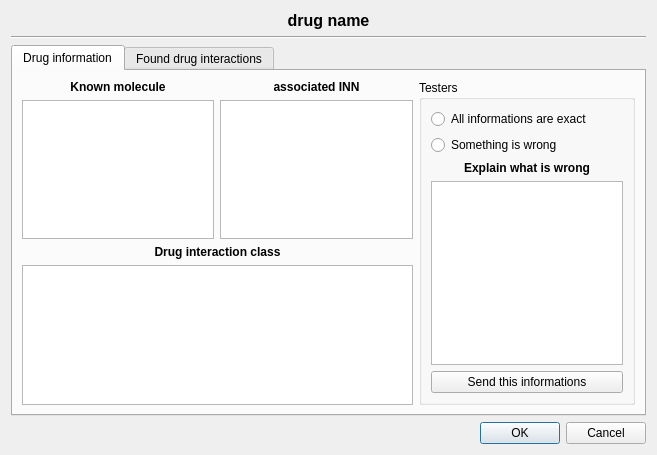
<?xml version="1.0" encoding="UTF-8"?>
<ui version="4.0">
 <class>mfDrugInfo</class>
 <widget class="QDialog" name="mfDrugInfo">
  <property name="geometry">
   <rect>
    <x>0</x>
    <y>0</y>
    <width>657</width>
    <height>455</height>
   </rect>
  </property>
  <property name="windowTitle">
   <string>Dialog</string>
  </property>
  <layout class="QGridLayout" name="gridLayout_2">
   <item row="0" column="0">
    <widget class="QLabel" name="drugName">
     <property name="sizePolicy">
      <sizepolicy hsizetype="Expanding" vsizetype="Fixed">
       <horstretch>0</horstretch>
       <verstretch>0</verstretch>
      </sizepolicy>
     </property>
     <property name="font">
      <font>
       <pointsize>12</pointsize>
       <weight>75</weight>
       <bold>true</bold>
      </font>
     </property>
     <property name="text">
      <string>drug name</string>
     </property>
     <property name="alignment">
      <set>Qt::AlignCenter</set>
     </property>
    </widget>
   </item>
   <item row="1" column="0">
    <widget class="Line" name="line">
     <property name="orientation">
      <enum>Qt::Horizontal</enum>
     </property>
    </widget>
   </item>
   <item row="4" column="0">
    <widget class="QDialogButtonBox" name="buttonBox">
     <property name="orientation">
      <enum>Qt::Horizontal</enum>
     </property>
     <property name="standardButtons">
      <set>QDialogButtonBox::Cancel|QDialogButtonBox::Ok</set>
     </property>
    </widget>
   </item>
   <item row="3" column="0">
    <widget class="QTabWidget" name="chkAllIAM">
     <property name="currentIndex">
      <number>0</number>
     </property>
     <widget class="QWidget" name="tab">
      <attribute name="title">
       <string>Drug information</string>
      </attribute>
      <layout class="QGridLayout" name="gridLayout">
       <item row="0" column="0">
        <layout class="QVBoxLayout" name="verticalLayout">
         <item>
          <widget class="QLabel" name="label_2">
           <property name="font">
            <font>
             <weight>75</weight>
             <bold>true</bold>
            </font>
           </property>
           <property name="text">
            <string>Known molecule</string>
           </property>
           <property name="alignment">
            <set>Qt::AlignCenter</set>
           </property>
          </widget>
         </item>
         <item>
          <widget class="QListWidget" name="knownMols"/>
         </item>
        </layout>
       </item>
       <item row="0" column="1">
        <layout class="QVBoxLayout" name="verticalLayout_2">
         <item>
          <widget class="QLabel" name="label_3">
           <property name="font">
            <font>
             <weight>75</weight>
             <bold>true</bold>
            </font>
           </property>
           <property name="text">
            <string>associated INN</string>
           </property>
           <property name="alignment">
            <set>Qt::AlignCenter</set>
           </property>
          </widget>
         </item>
         <item>
          <widget class="QListWidget" name="DCI"/>
         </item>
        </layout>
       </item>
       <item row="0" column="2" rowspan="2">
        <widget class="QGroupBox" name="groupTestINN">
         <property name="title">
          <string>Testers</string>
         </property>
         <layout class="QVBoxLayout" name="verticalLayout_4">
          <item>
           <widget class="QRadioButton" name="rbINNOk">
            <property name="text">
             <string>All informations are exact</string>
            </property>
           </widget>
          </item>
          <item>
           <widget class="QRadioButton" name="rbINNWrong">
            <property name="text">
             <string>Something is wrong</string>
            </property>
           </widget>
          </item>
          <item>
           <widget class="QLabel" name="label">
            <property name="font">
             <font>
              <weight>75</weight>
              <bold>true</bold>
             </font>
            </property>
            <property name="text">
             <string>Explain what is wrong</string>
            </property>
            <property name="alignment">
             <set>Qt::AlignCenter</set>
            </property>
           </widget>
          </item>
          <item>
           <widget class="QTextEdit" name="INNMessage"/>
          </item>
          <item>
           <widget class="QPushButton" name="butSendINN">
            <property name="text">
             <string>Send this informations</string>
            </property>
           </widget>
          </item>
         </layout>
        </widget>
       </item>
       <item row="1" column="0" colspan="2">
        <layout class="QVBoxLayout" name="verticalLayout_3">
         <item>
          <widget class="QLabel" name="label_4">
           <property name="font">
            <font>
             <weight>75</weight>
             <bold>true</bold>
            </font>
           </property>
           <property name="text">
            <string>Drug interaction class</string>
           </property>
           <property name="alignment">
            <set>Qt::AlignCenter</set>
           </property>
          </widget>
         </item>
         <item>
          <widget class="QListWidget" name="interactClass"/>
         </item>
        </layout>
       </item>
      </layout>
     </widget>
     <widget class="QWidget" name="tab_2">
      <attribute name="title">
       <string>Found drug interactions</string>
      </attribute>
      <layout class="QGridLayout" name="gridLayout_4">
       <item row="0" column="0">
        <layout class="QGridLayout" name="gridLayout_3">
         <item row="0" column="0" colspan="2">
          <widget class="QLabel" name="label_5">
           <property name="font">
            <font>
             <weight>75</weight>
             <bold>true</bold>
            </font>
           </property>
           <property name="text">
            <string>Interactions from the list</string>
           </property>
           <property name="alignment">
            <set>Qt::AlignCenter</set>
           </property>
          </widget>
         </item>
         <item row="1" column="0" colspan="2">
          <widget class="QListWidget" name="listWidgetInteractions"/>
         </item>
         <item row="3" column="0">
          <widget class="QTextBrowser" name="Info_textBrowser"/>
         </item>
         <item row="3" column="1">
          <widget class="QTextBrowser" name="CAT_textBrower"/>
         </item>
         <item row="2" column="0">
          <widget class="QLabel" name="label_6">
           <property name="font">
            <font>
             <weight>75</weight>
             <bold>true</bold>
            </font>
           </property>
           <property name="text">
            <string>Information</string>
           </property>
           <property name="alignment">
            <set>Qt::AlignCenter</set>
           </property>
          </widget>
         </item>
         <item row="2" column="1">
          <widget class="QLabel" name="label_7">
           <property name="font">
            <font>
             <weight>75</weight>
             <bold>true</bold>
            </font>
           </property>
           <property name="text">
            <string>What to do</string>
           </property>
           <property name="alignment">
            <set>Qt::AlignCenter</set>
           </property>
          </widget>
         </item>
        </layout>
       </item>
       <item row="0" column="1">
        <widget class="QGroupBox" name="groupTestIAM">
         <property name="title">
          <string>Testers</string>
         </property>
         <layout class="QVBoxLayout" name="verticalLayout_6">
          <item>
           <widget class="QCheckBox" name="chkAllInteractionsFound">
            <property name="text">
             <string>All interactions are found</string>
            </property>
           </widget>
          </item>
          <item>
           <widget class="QCheckBox" name="chkAllInteractionsOK">
            <property name="text">
             <string>All interactions are exact</string>
            </property>
           </widget>
          </item>
          <item>
           <widget class="QCheckBox" name="chkAllIAMTextsOK">
            <property name="text">
             <string>All Interaction text is right</string>
            </property>
           </widget>
          </item>
          <item>
           <widget class="QCheckBox" name="chkAllCATTextsOK">
            <property name="text">
             <string>All todos texts are right</string>
            </property>
           </widget>
          </item>
          <item>
           <widget class="QLabel" name="label_8">
            <property name="font">
             <font>
              <weight>75</weight>
              <bold>true</bold>
             </font>
            </property>
            <property name="text">
             <string>Explain what is wrong</string>
            </property>
            <property name="alignment">
             <set>Qt::AlignCenter</set>
            </property>
           </widget>
          </item>
          <item>
           <widget class="QTextEdit" name="InteractMessage"/>
          </item>
          <item>
           <widget class="QPushButton" name="butIAMSend">
            <property name="text">
             <string>Send this informations</string>
            </property>
           </widget>
          </item>
         </layout>
        </widget>
       </item>
      </layout>
     </widget>
    </widget>
   </item>
  </layout>
 </widget>
 <resources/>
 <connections>
  <connection>
   <sender>buttonBox</sender>
   <signal>accepted()</signal>
   <receiver>mfDrugInfo</receiver>
   <slot>accept()</slot>
   <hints>
    <hint type="sourcelabel">
     <x>257</x>
     <y>445</y>
    </hint>
    <hint type="destinationlabel">
     <x>157</x>
     <y>274</y>
    </hint>
   </hints>
  </connection>
  <connection>
   <sender>buttonBox</sender>
   <signal>rejected()</signal>
   <receiver>mfDrugInfo</receiver>
   <slot>reject()</slot>
   <hints>
    <hint type="sourcelabel">
     <x>325</x>
     <y>445</y>
    </hint>
    <hint type="destinationlabel">
     <x>286</x>
     <y>274</y>
    </hint>
   </hints>
  </connection>
 </connections>
</ui>
